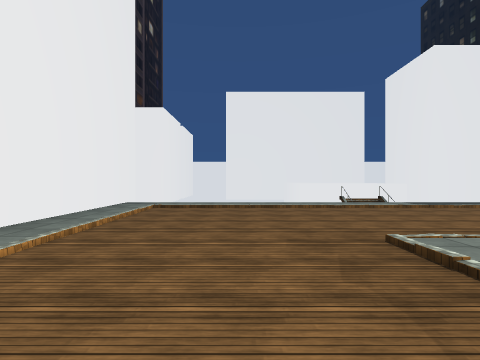
[1] (above)

23 first-person views from a walk through a Unity game level. The camera is 1.4 m above the floor, looks level and sees 80° across. The floor is counted in squares, 2 m on a side. Each view is taken from the middle of a square. On the plan, view 1 faces up. The plan holds only what a view shows up to about 10 squares ahead; the rest is blank. The place goes on beyond the plan. The player character is not drawn. Some surface patterns are stand-ins.

[2]
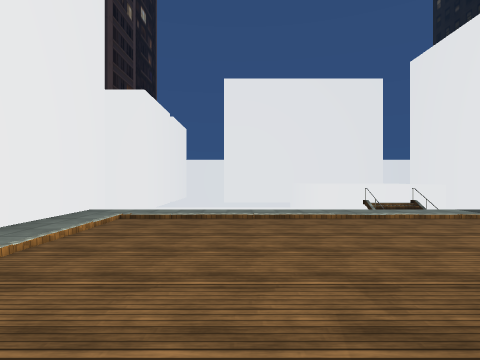

[3]
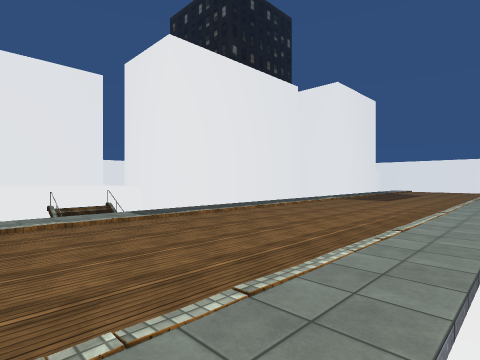

[4]
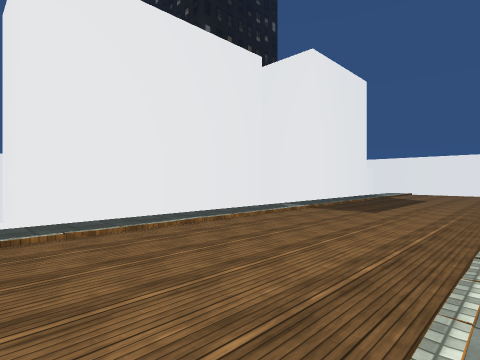

[5]
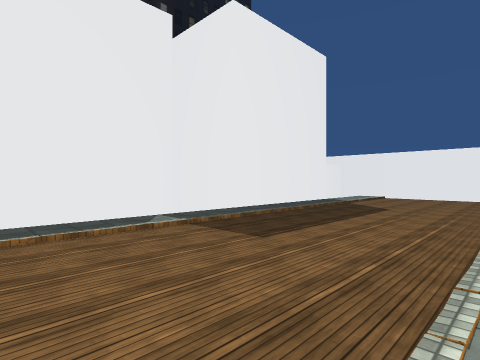

[6]
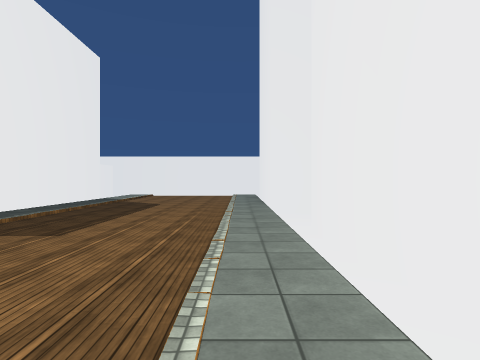

[7]
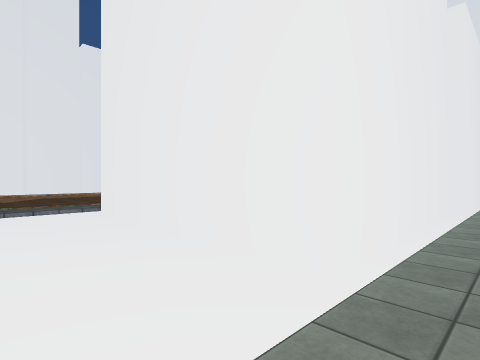

[8]
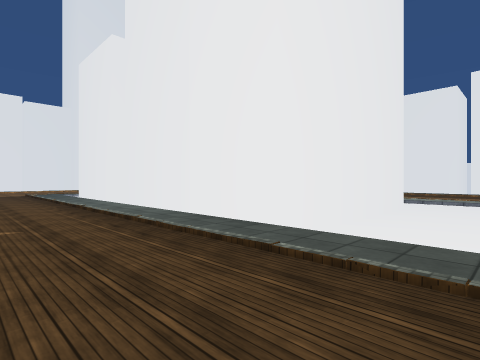

[9]
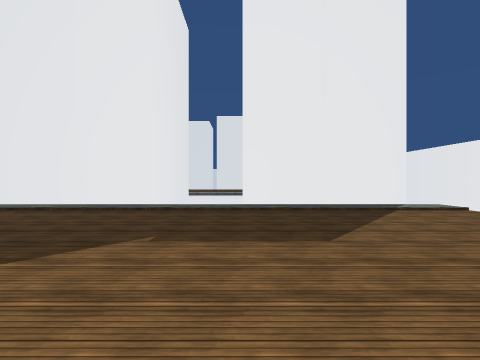

[10]
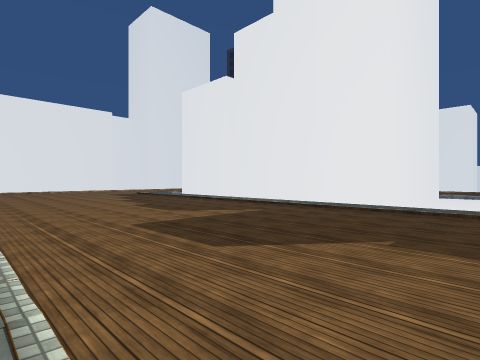

[11]
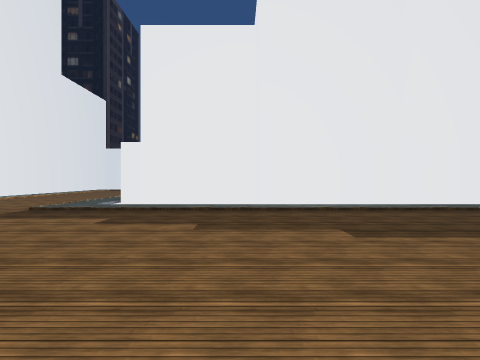

[12]
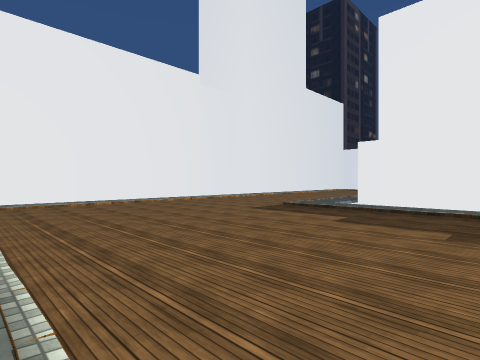

[13]
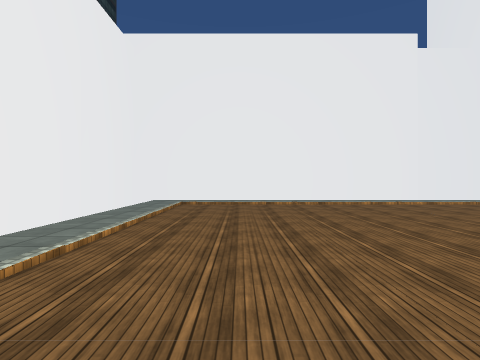

[14]
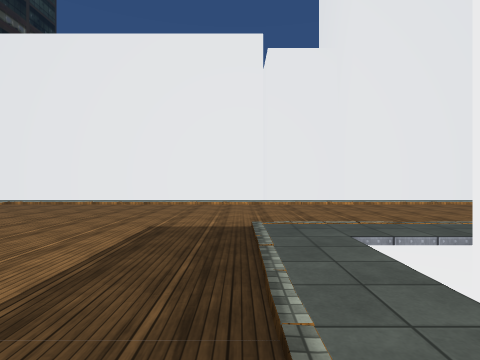

[15]
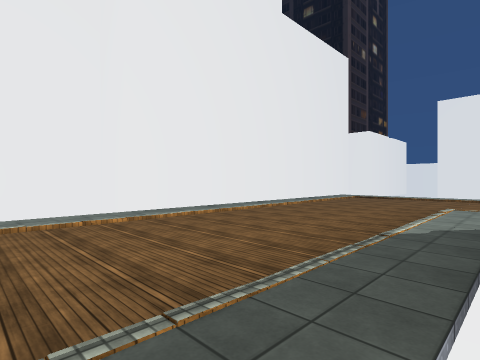

[16]
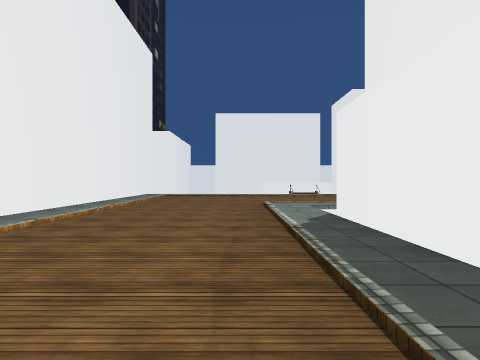

[17]
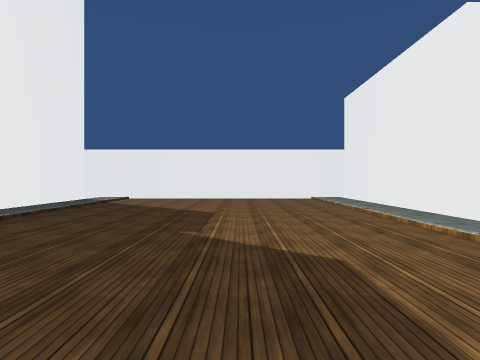

[18]
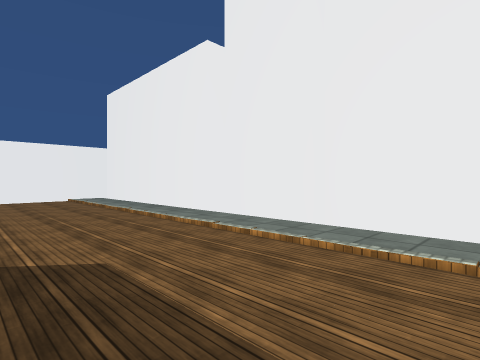

[19]
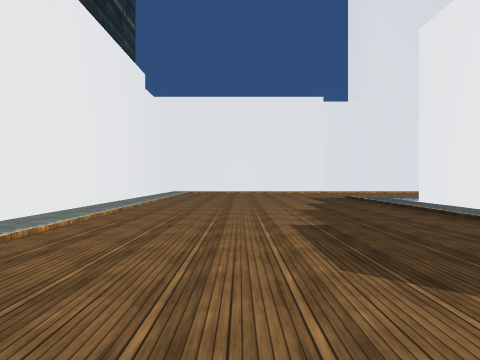

[20]
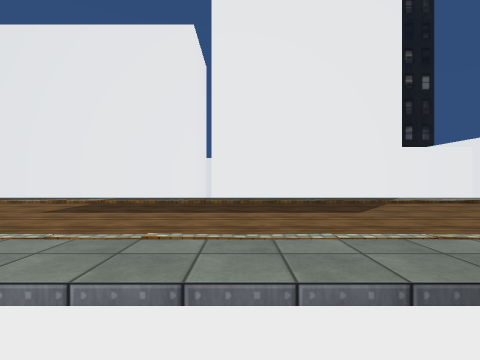

[21]
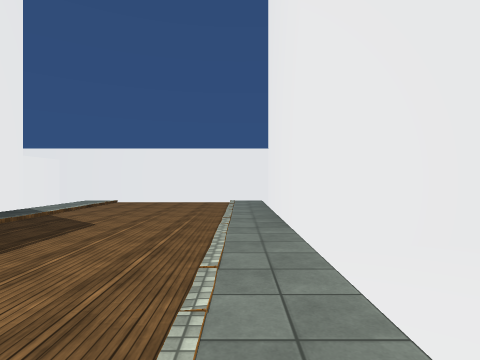

[22]
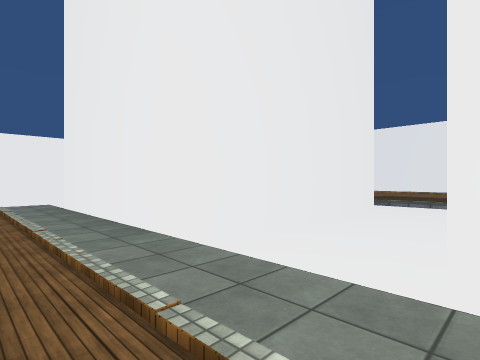

[23]
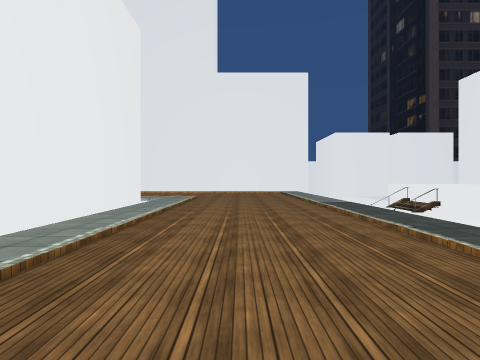

### Floor plan
Key: @ floor where view 1 was taken; # wall or solid block; . main floor; - floor 0.5 m lower than the main floor; / step, stairs or slope; ^ raised ledge.
Columns run from 4 left of view 1 to 23 right of it. Each row starts with its distance up from view 1.
 14            #
 13         ^  #
 12  #     ^^^ #      ###
 11  #-----^^^^########-#
 10 ##     -##----------#
  9 ##                  ########
  8 #./////////////////////////
  7 #./////////////////////////
  6 #./........................
  5 #./........................
  4 #./........................
  3 #./...//.//.//.//.//.//.//.
  2 #./....//---//////////#####
  1 #./...//###########---#
  0 #./.@..##         #---#
 -1 #./....#          #---#
 -2 #./....#          #---#
 -3 #./....##   #     #---#
 -4 #./..../###########---#####
 -5 #./....////////////////////
 -6 #./.../////////////////////
 -7 #./........................
 -8 #./........................
 -9 #./........................
-10 #./........................
-11 #./........................
-12 #./........................
-13 #..././/.//.//. /.//.//.//.
-14 ###########     ###########

Where each view was taken, in squares from view 1:
view 1: 0 up, 0 right, facing up
view 2: 2 up, 0 right, facing up
view 3: 2 up, 2 right, facing up-right
view 4: 3 up, 6 right, facing up-right
view 5: 3 up, 10 right, facing up-right
view 6: 3 up, 9 right, facing right
view 7: 3 up, 17 right, facing down-left
view 8: 8 down, 17 right, facing up-left
view 9: 13 down, 17 right, facing up
view 10: 13 down, 17 right, facing up-left
view 11: 13 down, 7 right, facing up
view 12: 13 down, 7 right, facing up-left
view 13: 11 down, 6 right, facing left
view 14: 6 down, 6 right, facing left
view 15: 5 down, 3 right, facing up-left
view 16: 5 down, 1 right, facing up
view 17: 10 down, 12 right, facing right
view 18: 10 down, 12 right, facing down-right
view 19: 10 down, 13 right, facing left
view 20: 1 up, 16 right, facing up
view 21: 3 up, 13 right, facing right
view 22: 4 up, 14 right, facing down-right
view 23: 5 up, 13 right, facing left
